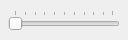
<?xml version="1.0" encoding="UTF-8"?>
<ui version="4.0">
 <class>Editor</class>
 <widget class="QWidget" name="Editor">
  <property name="geometry">
   <rect>
    <x>0</x>
    <y>0</y>
    <width>128</width>
    <height>40</height>
   </rect>
  </property>
  <property name="windowTitle">
   <string>Form</string>
  </property>
  <layout class="QVBoxLayout" name="verticalLayout">
   <property name="leftMargin">
    <number>8</number>
   </property>
   <property name="topMargin">
    <number>8</number>
   </property>
   <property name="rightMargin">
    <number>8</number>
   </property>
   <property name="bottomMargin">
    <number>8</number>
   </property>
   <item>
    <widget class="QSlider" name="slider">
     <property name="orientation">
      <enum>Qt::Horizontal</enum>
     </property>
     <property name="tickPosition">
      <enum>QSlider::TicksAbove</enum>
     </property>
    </widget>
   </item>
  </layout>
 </widget>
 <resources/>
 <connections/>
</ui>
